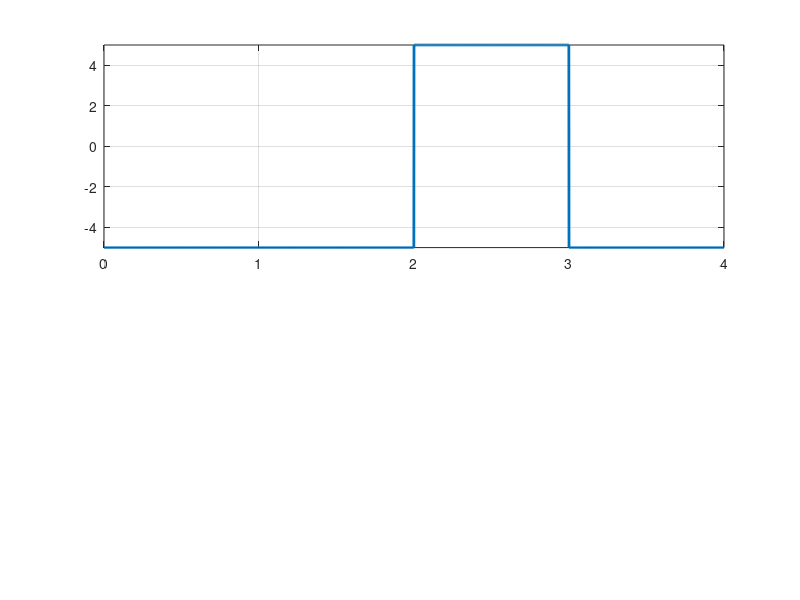

Write MATLAB code to recreate this figure.
clc
close all
clear all

bits = [1 0 1 1];
n = 1000;
bitrate = 1;
T = length(bits)/bitrate;
N = length(bits)*n;
dt = T/N;
t = 0:dt:T-dt;
previous = 5;

x = zeros(1, length(t));

for i=1:length(bits)
    if bits(i) == 1
        x((i-1)*n+1: i*n) = previous*(-1);
        previous = previous * (-1);
    else
        x((i-1)*n+1: i*n) = previous;
    end
end

subplot(2,1,1);
plot(t,x,'Linewidth', 2);
ylim([-5,5]);
grid on;

y = ones(1, length(x)/n);
previous = 5;
for i=1:length(y)
    if x((i-1)*n+1) == previous
        y(i) = 0;
    else
        previous = previous * (-1);
    end
end
disp(y);
